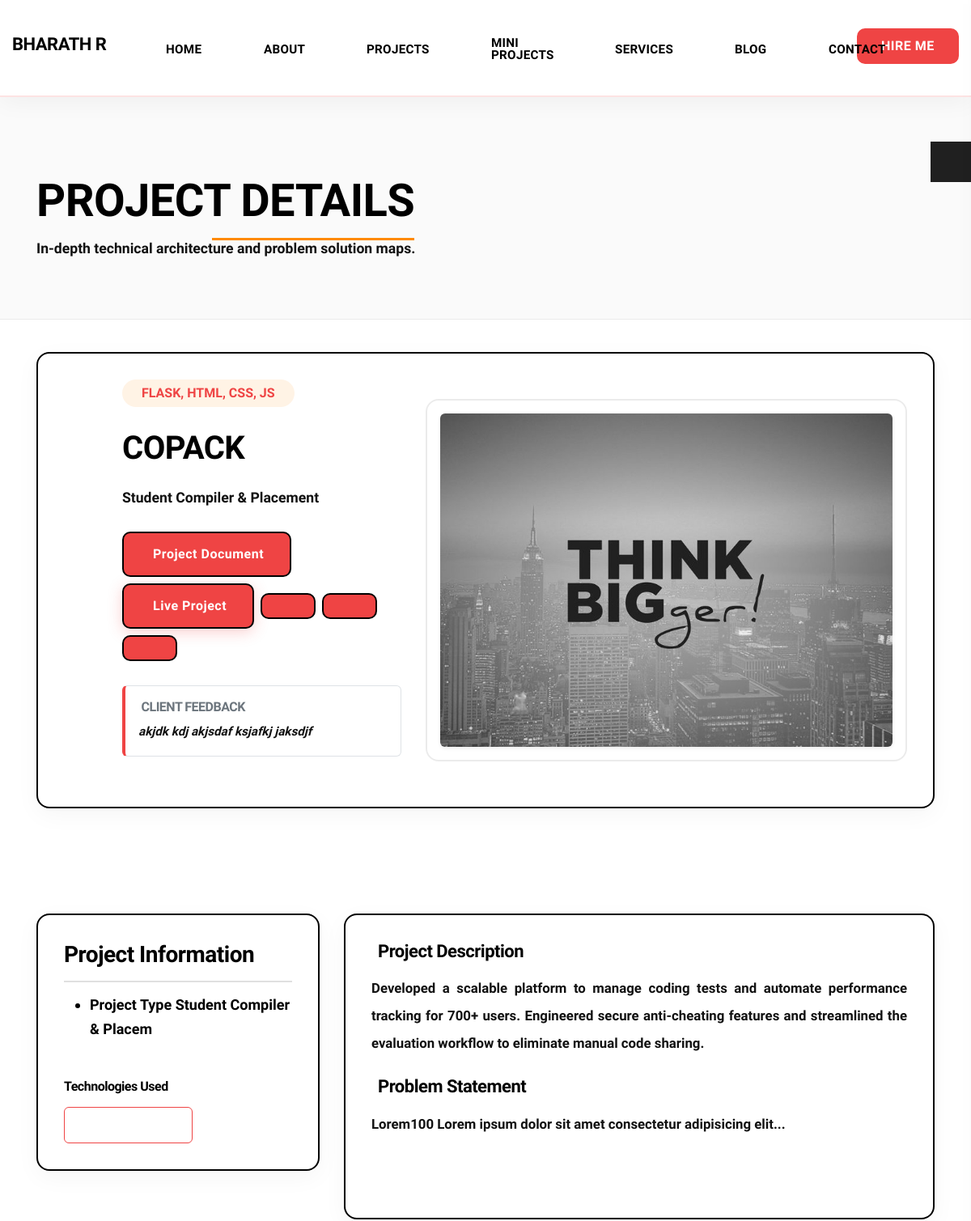
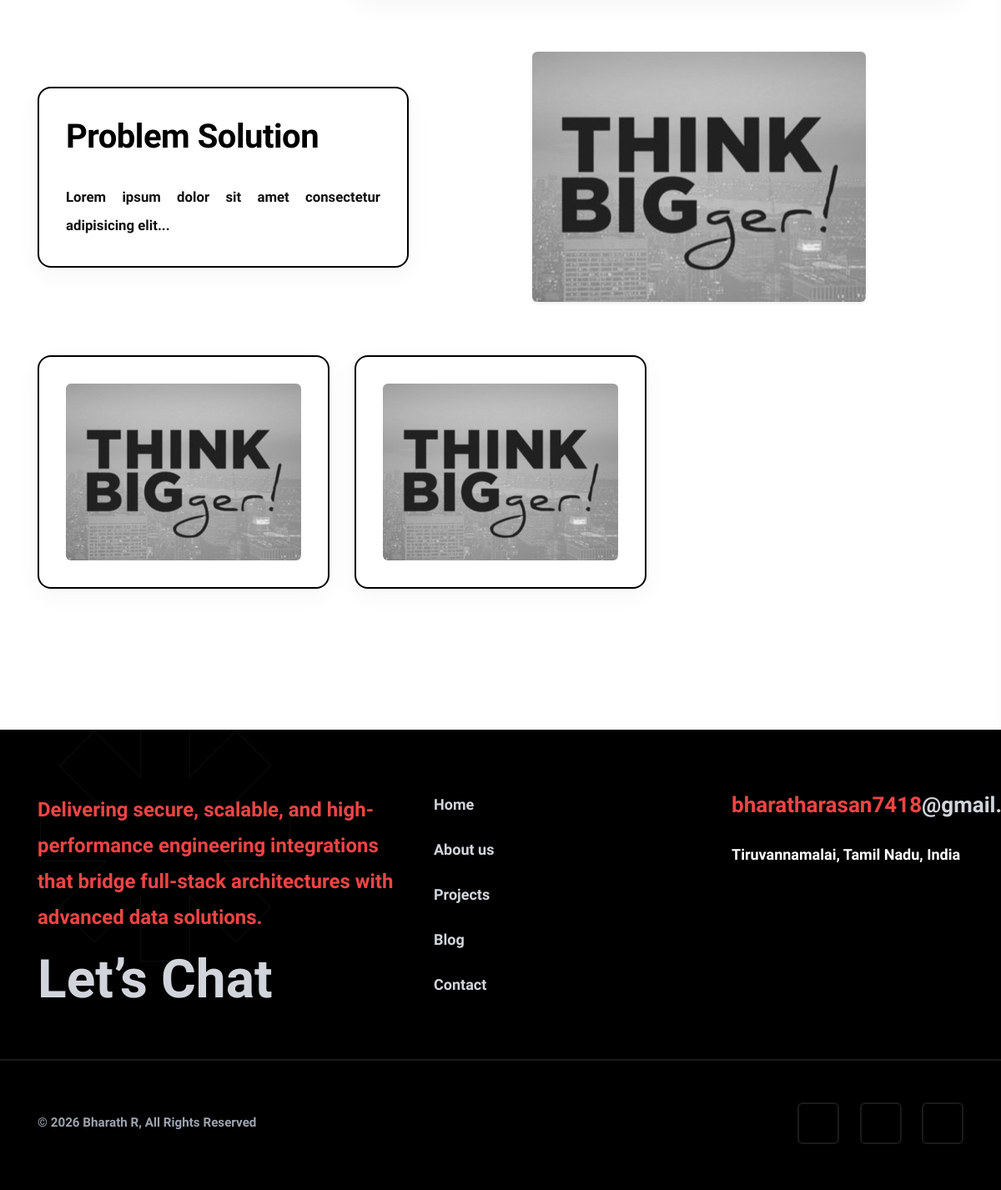
The page /project_details/1 on the database its author committed (2 pictures, top to bottom).
### app.py (models this page shows)
class Project(db.Model):
    id = db.Column(db.Integer, primary_key=True)
    name = db.Column(db.String(150))
    title = db.Column(db.String(150), nullable=False)
    problem_statement = db.Column(db.Text, nullable=False)
    description = db.Column(db.Text, nullable=False)
    tools = db.Column(db.String(100))
    filename1 = db.Column(db.String(100))
    filename2 = db.Column(db.String(100))
    filename3 = db.Column(db.String(100))
    filename4 = db.Column(db.String(100))
    filename5 = db.Column(db.String(100))
    solution = db.Column(db.Text, nullable=False)
    project_link = db.Column(db.String(200),default=None)
    project_report = db.Column(db.String(200),default=None)
    insta_link = db.Column(db.String(200),default=None)
    youtube_link = db.Column(db.String(200),default=None)
    linkdin_link = db.Column(db.String(200),default=None)
    feedback = db.Column(db.String(200),default=None)
    client = db.Column(db.String(200),default=None)
    user = db.Column(db.String(200),default=None)
    date = db.Column(db.String(20),default=None)

### app.py (the view)
@app.route('/project_details/<int:id>')
def project_details(id):
    project = Project.query.filter_by(id=id).first()
    return render_template("project_details.html",project=project)

### templates/project_details.html (shortened to what this page needs)
{% extends 'base.html' %}
{% block content %}
<div class="page-title-area pt-215 pb-30">
    <div class="container">
        <div class="row align-items-center">
            <div class="col-lg-9">
                <div class="page-title-wrapper text-lg-start text-center mb-40 wow fadeInDown">
                    <h2 class="page-title mb-10" style="color: white;">Project Details</h2>
                    <p style="color: #94a3b8; font-size: 1.1rem;">In-depth technical architecture and problem solution maps.</p>
                </div>
            </div>
        </div>
    </div>
</div>
<section class="project-section pt-40 pb-40">
    <div class="container">
        <div class="text-wrapper card pt-65 mb-50 wow fadeInUp" data-wow-delay="0.1s">
            <div class="row align-items-center">
                <div class="col-xl-5 col-lg-6">
                    <div class="text-wrapper-one ps-3 ps-lg-5 ms-xl-4 mb-30">
                        <div class="upper-title mb-25" style="color: var(--primary-color); font-weight: 600; text-transform: uppercase;">{{ project.tools or 'Full-Stack' }}</div>
                        <h2 class="section-title mb-20">{{ project.name }}</h2>
                        <p style="font-size: 1.1rem; line-height: 1.8; margin-bottom: 25px;">{{ project.title }}</p>
                        <div class="project-actions-wrapper mb-25 d-flex flex-wrap gap-2 align-items-center">
                            {% if project.project_report %}
                            <a href="{{ project.project_report }}" class="btn btn-secondary px-4 py-2" target="_blank">
                                 Project Document
                            </a>
                            {% endif %}
                            {% if project.project_link %}
                            <a href="{{ project.project_link }}" class="btn px-4 py-2" target="_blank" title="Live Project Link">
                                 Live Project
                            </a>
                            {% endif %}
                            {% if project.linkdin_link %}
                            <a href="{{ project.linkdin_link }}" class="btn btn-secondary" target="_blank" style="padding: 10px 14px;" title="LinkedIn">
                            </a>
                            {% endif %}
                            {% if project.insta_link %}
                            <a href="{{ project.insta_link }}" class="btn btn-secondary" target="_blank" style="padding: 10px 14px;" title="Instagram">
                            </a>
                            {% endif %}
                            {% if project.youtube_link %}
                            <a href="{{ project.youtube_link }}" class="btn btn-secondary" target="_blank" style="padding: 10px 14px;" title="YouTube">
                            </a>
                            {% endif %}
                        </div>
                        {% if project.feedback %}
                        <div class="feedback-block mt-30 p-3 bg-light rounded border" style="border-left: 4px solid var(--primary-color) !important; background-color: var(--input-bg) !important;">
                            <h6 class="mb-2 text-uppercase font-sm tracking-wider text-muted"> Client Feedback</h6>
                            <p class="fst-italic text-secondary mb-0">{{ project.feedback }}</p>
                        </div>
                        {% endif %}
                    </div>
                </div>
                <div class="col-xl-7 col-lg-6">
                    <div class="text-img p-3 hover-up">
                        {% if project.filename1 %}
                        <img src="{{ url_for('uploaded_file', filename=project.filename1) }}" class="img-fluid rounded shadow-sm" alt="{{ project.title }}">
                        {% else %}
                        <img src="/static/img/gallery/img-1.jpg" class="img-fluid rounded shadow-sm" alt="Project image">
                        {% endif %}
                    </div>
                </div>
            </div>
        </div>
    </div>
</section>
<section class="project-details-content pt-40 pb-120">
    <div class="container">
        <div class="row">
            <div class="col-xl-4 col-lg-5 wow fadeInLeft" data-wow-delay="0.2s">
                <div class="project-info-content card mb-60">
                    <h3 class="info-title mb-25" style="border-bottom: 2px solid var(--card-border); padding-bottom: 15px;">Project Information</h3>
                    <ul class="project-info-list">
                        <li>
                            <span>Project Type</span>
                            <span>{{ project.title[:25] }}</span>
                        </li>
                    </ul>
                    <div class="project-tag mt-30">
                        <h6 class="project-tag-title mb-3">Technologies Used</h6>
                        <span style="font-size: 0.85rem; background: var(--input-bg); border: 1px solid var(--primary-color); color: white; padding: 0.4rem 0.8rem; border-radius: 6px; font-weight: 600; display: inline-block;">{{ project.tools }}</span>
                    </div>
                </div>
            </div>
            <div class="col-xl-8 col-lg-7 wow fadeInRight" data-wow-delay="0.3s">
                <div class="card mb-50 h-100">
                    <h4 class="mb-3" style="color: var(--primary-color);">Project Description</h4>
                    <p class="text-secondary lh-lg mb-4" style="text-align: justify; font-size: 1.05rem;">{{ project.description }}</p>
                    {% if project.problem_statement %}
                    <h4 class="mb-3" style="color: var(--primary-color);">Problem Statement</h4>
                    <p class="text-secondary lh-lg mb-0" style="text-align: justify; font-size: 1.05rem;">{{ project.problem_statement }}</p>
                    {% endif %}
                </div>
            </div>
        </div>
        {% if project.solution %}
        <div class="row justify-content-between mb-40 align-items-center mt-5">
            <div class="col-xl-5 col-lg-5 wow fadeInLeft" data-wow-delay="0.2s">
                <div class="card">
                    <h2 class="section-title mb-30" style="color: var(--primary-color);">Problem Solution</h2>
                    <p class="text-secondary lh-lg mb-0" style="text-align: justify; font-size: 1.05rem;">{{ project.solution }}</p>
                </div>
            </div>
            <div class="col-xl-7 col-lg-7 wow fadeInRight" data-wow-delay="0.4s">
                <div class="text-center service-thumb p-3 hover-up">
                    {% if project.filename2 %}
                    <img src="{{ url_for('uploaded_file', filename=project.filename2) }}" class="img-fluid rounded shadow-sm" alt="Solution Image">
                    {% else %}
                    <img src="/static/img/gallery/img-2.jpg" class="img-fluid rounded shadow-sm" alt="Solution details">
                    {% endif %}
                </div>
            </div>
        </div>
        {% endif %}
        <div class="row mb-25 mt-5">
            {% if project.filename3 %}
            <div class="col-md-4 mb-4 wow zoomIn" data-wow-delay="0.1s">
                <div class="card p-2 hover-up h-100 d-flex align-items-center justify-content-center">
                    <img src="{{ url_for('uploaded_file', filename=project.filename3) }}" class="img-fluid rounded" alt="Gallery 3">
                </div>
            </div>
            {% endif %}
            {% if project.filename4 %}
            <div class="col-md-4 mb-4 wow zoomIn" data-wow-delay="0.2s">
                <div class="card p-2 hover-up h-100 d-flex align-items-center justify-content-center">
                    <img src="{{ url_for('uploaded_file', filename=project.filename4) }}" class="img-fluid rounded" alt="Gallery 4">
                </div>
            </div>
            {% endif %}
        </div>
    </div>
</section>
{% endblock %}

### templates/base.html (shortened to what this page needs)
<!DOCTYPE html>
<html class="no-js" lang="en">
<head>
    <link rel="stylesheet" href="{{ url_for('static', filename='css/bootstrap.min.css') }}" />
    <link rel="stylesheet" href="{{ url_for('static', filename='fonts/bootstrap-icons/font-css.css') }}" />
    <link rel="stylesheet" href="{{ url_for('static', filename='css/animate.min.css') }}" />
    <link rel="stylesheet" href="{{ url_for('static', filename='css/slick.css') }}" />
    <link rel="stylesheet" href="{{ url_for('static', filename='css/all.min.css') }}" />
    <link rel="stylesheet" href="{{ url_for('static', filename='css/nice-select.css') }}" />
    <link rel="stylesheet" href="{{ url_for('static', filename='css/magnific-popup.css') }}" />
    <link rel="stylesheet" href="{{ url_for('static', filename='css/metisMenu.css') }}" />
    <link rel="stylesheet" href="{{ url_for('static', filename='css/aos.css') }}" />
    <link rel="stylesheet" href="{{ url_for('static', filename='css/spacing.css') }}" />
    <link rel="stylesheet" href="{{ url_for('static', filename='css/main.css') }}" />
    <link rel="stylesheet" href="{{ url_for('static', filename='css/portfolio_custom.css') }}" />
</head>
<body class="light-bg">
    <div class="main-page-wrapper">
        <div class="gear-box">
            <div class="icon">
            </div>
        </div>
        <header class="theme-main-menu theme-menu-one pt-35 pb-30">
            <div class="main-header-area">
                <div class="container-fluid">
                    <div class="row align-items-center">
                        <div class="col-xl-3 col-lg-2 col-6">
                            <div class="logo-area">
                                <a class="black-logo" href="/"><h4 style="font-weight: 900; color: #000000; letter-spacing: -0.5px;">BHARATH R</h4></a>
                            </div>
                        </div>
                        <div class="col-xl-7 col-lg-7 col-6 d-none d-lg-block">
                            <div class="main-menu d-none d-lg-block ps-xxl-5">
                                <nav id="mobile-menu">
                                    <ul class="menu-list ps-0">
                                        <li><a href="/">Home</a></li>
                                        <li><a href="/about">About</a></li>
                                        <li><a href="/projects">Projects</a></li>
                                        <li><a href="/miniprojects">Mini Projects</a></li>
                                        <li><a href="/services">Services</a></li>
                                        <li><a href="/blogs">Blog</a></li>
                                        <li><a href="/contact">Contact</a></li>
                                    </ul>
                                </nav>
                            </div>
                        </div>
                        <div class="col-xl-2 col-lg-3 col-6">
                            <div class="right-nav d-flex align-items-center justify-content-end">
                                <div class="quote__btn d-none d-sm-inline-block">
                                    <a href="mailto:bharatharasan7418@gmail.com" class="ht_btn">Hire Me</a>
                                </div>
                            </div>
                        </div>
                    </div>
                </div>
            </div>
        </header>
        <main>
            {% block content %}
            {% endblock %}
        </main>
        <footer class="black-bg footer-area-one position-relative" style="background-color: #000000 !important;">
            <div class="footer-wrapper-one pt-75 pb-20">
                <img src="{{ url_for('static', filename='img/shape/star-5.png') }}" alt="" class="shape-01s">
                <div class="container">
                    <div class="row">
                        <div class="col-xl-5 col-lg-5 col-md-8">
                            <div class="footer-widget mb-30">
                                <p class="footer-desc" style="color: #ef4444 !important;">
                                    Delivering secure, scalable, and high-performance engineering integrations that bridge full-stack architectures with advanced data solutions.
                                </p>
                                <a class="chatbot" href="/contact" style="color: #ffffff; font-weight: 800;">Let’s Chat </a>
                            </div>
                        </div>
                        <div class="col-xl-3 col-lg-3 col-md-4">
                            <div class="footer-widget ps-xxl-5 ms-xxl-5 mb-30">
                                <ul class="style-none">
                                    <li><a href="/" style="color: #ffffff;">Home</a></li>
                                    <li><a href="/about" style="color: #ffffff;">About us</a></li>
                                    <li><a href="/projects" style="color: #ffffff;">Projects</a></li>
                                    <li><a href="/blogs" style="color: #ffffff;">Blog</a></li>
                                    <li><a href="/contact" style="color: #ffffff;">Contact</a></li>
                                </ul>
                            </div>
                        </div>
                        <div class="col-xl-4 col-lg-4 col-md-6">
                            <div class="footer-widget mb-30 ms-xl-5 ps-xl-4">
                                <a class="mail d-block mb-30" href="mailto:bharatharasan7418@gmail.com" style="color: #ffffff;"><span class="text-theme" style="color: #ef4444 !important;">bharatharasan7418</span>@gmail.com</a>
                                <address style="color: #ffffff;">Tiruvannamalai, Tamil Nadu, India</address>
                            </div>
                        </div>
                    </div>
                </div>
            </div>
            <div class="copyright-area pt-50 pb-25">
                <div class="container">
                    <div class="row align-items-center">
                        <div class="col-xl-6 col-lg-6 text-lg-start text-center">
                            <div class="copyright-text mb-30">
                                <p style="color: #ffffff;">© 2026 Bharath R, All Rights Reserved</p>
                            </div>
                        </div>
                        <div class="col-xl-6 col-lg-6 text-lg-end text-center">
                            <div class="social-media mb-30">
                                <a href="https://linkedin.com/in/bharath-r-22a4482a0" target="_blank" style="color: #ffffff;"><i class="fab fa-linkedin-in"></i></a>
                                <a href="https://github.com/bharath7418" target="_blank" style="color: #ffffff;"><i class="fab fa-github"></i></a>
                                <a href="mailto:bharatharasan7418@gmail.com" style="color: #ffffff;"><i class="far fa-envelope"></i></a>
                            </div>
                        </div>
                    </div>
                </div>
            </div>
        </footer>
    </div>
</body>
</html>

### rows shown on the page
Project: tools "FLASK, HTML, CSS, JS", name "COPACK", title "Student Compiler & Placement", feedback "akjdk kdj akjsdaf ksjafkj jaksdjf", filename1 (picture), title "Student Compiler & Placem", description "Developed a scalable platform to manage coding tests and automate performance tracking for 700+ users. Engineered secure anti-cheating features and streamlined the evaluation workflow to eliminate manual code sharing.", problem_statement "Lorem100 Lorem ipsum dolor sit amet consectetur adipisicing elit...", solution "Lorem ipsum dolor sit amet consectetur adipisicing elit...", filename2 (picture), filename3 (picture), filename4 (picture)
